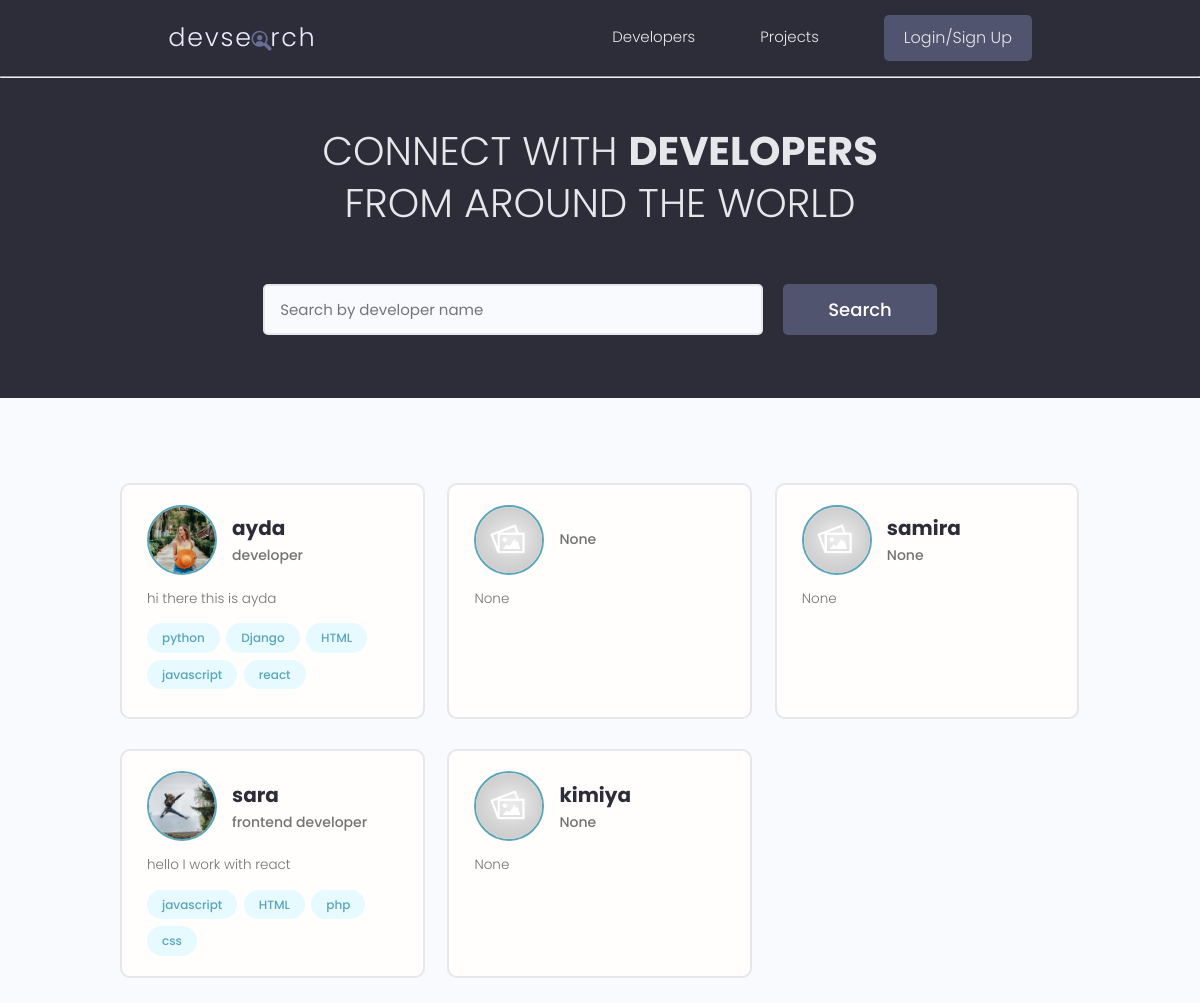
The app's page /, older data.
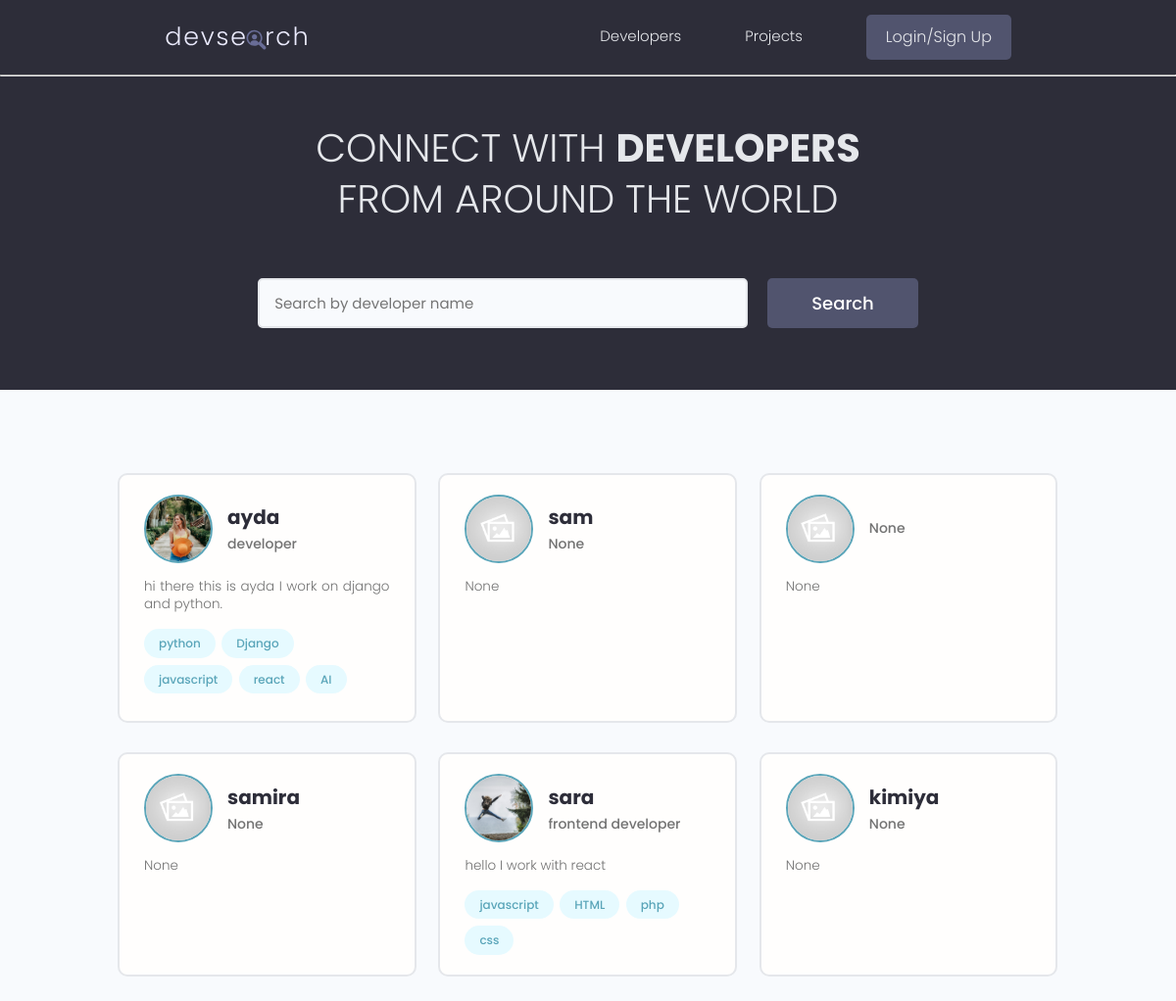
The same page, newer data.
### users/models.py (models this page shows, shortened)
class Profile(models.Model):
    user=models.OneToOneField(User, on_delete=models.CASCADE, null=True, blank=True)
    name=models.CharField(max_length=200, blank=True, null=True)
    username=models.CharField(max_length=200, blank=True, null=True)
    location=models.CharField(max_length=200, blank=True, null=True)
    email=models.EmailField(max_length=500,blank=True, null=True)
    short_intro= models.CharField(max_length=200, blank=True, null=True)
    bio=  models.TextField(blank=True, null=True)
    profile_image= models.ImageField(null=True, blank=True,upload_to='profiles/', default='profiles/default.jpg')
    social_github =models.CharField(max_length=200,blank=True,null=True)
    social_linkedin =models.CharField(max_length=200,blank=True,null=True)
    social_youtube =models.CharField(max_length=200,blank=True,null=True)
    social_website =models.CharField(max_length=200,blank=True,null=True)
    created=models.DateTimeField(auto_now_add=True)
    id= models.UUIDField(default=uuid.uuid4 , unique=True, primary_key=True, editable=False)

class skills(models.Model):
    owner= models.ForeignKey(Profile, on_delete=models.CASCADE, null=True, blank=True)
    name=models.CharField(max_length = 200,null=True, blank=True)
    description=models.TextField(null=True,blank=True)
    created=models.DateTimeField(auto_now_add=True)
    id=models.UUIDField(default=uuid.uuid4, unique=True,primary_key=True,editable=False)

### users/views.py (the view)
# urls.py: path('',views.profiles, name="profiles"),
def profiles(request):
    profiles,search_query=searchProfiles(request)
    context={'profiles':profiles,'search_query':search_query}
    return render(request,'users/profiles.html', context)

### users/utils.py (called while the page is built)
def searchProfiles(request):
    search_query=''
    if request.GET.get('search_query'):
        search_query= request.GET.get('search_query')
    s=skills.objects.filter(name__icontains=search_query)
    profiles=Profile.objects.distinct().filter(Q(name__icontains=search_query)|
    Q(short_intro__icontains=search_query)|
    Q(skills__in=s))
    return profiles, search_query

### users/templates/users/profiles.html (shortened to what this page needs)
{% extends 'main.html' %}
{% block content %}
<main class="home">
    <section class="hero-section text-center">
      <div class="container container--narrow">
        <div class="hero-section__box">
          <h2>CONNECT WITH <span>DEVELOPERS</span></h2>
          <h2>FROM AROUND THE WORLD</h2>
        </div>
        <div class="hero-section__search">
          <form class="form" action="" method="get">
            <div class="form__field">
              <input class="input input--text" id="formInput#search" type="text" value="{{search_query}}" name="search_query"
                placeholder="Search by developer name" />
            </div>
            <input class="btn btn--sub btn--lg" type="submit" value="Search" />
          </form>
        </div>
      </div>
    </section>
    <section class="devlist">
      <div class="container">
        <div class="grid grid--three">
            {% for profile in profiles %}
          <div class="column card">
            <div class="dev">
              <a href="{% url 'user-profile'  profile.id %}" class="card__body">
                <div class="dev__profile">
                  <img class="avatar avatar--md" src="{{profile.profile_image.url}}" alt="image" />
                  <div class="dev__meta">
                    <h3>{{profile.name}}</h3>
                    <h5>{{profile.short_intro|slice:"60"}}</h5>
                  </div>
                </div>
                <p class="dev__info">
                  {{profile.bio|slice:"150"}}
                </p>
                <div class="dev__skills">
                    {% for skill in profile.skills_set.all|slice:"5" %}
                  <span class="tag tag--pill tag--main">
                    <small>{{skill.name}}</small>
                  </span>
                  {% endfor %}
                </div>
              </a>
            </div>
          </div>
          {% endfor %}
        </div>
      </div>
    </section>
  </main>
{% endblock content %}

Row changes from the older to the newer data that the page shows:
removed skills: name "HTML", shown under Profile "ayda"
changed Profile "ayda": bio "hi there this is ayda" → "hi there this is ayda I work on django and python."
added skills: name "AI", shown under Profile "ayda"
added Profile: profile_image (placeholder picture), name "sam", short_intro "None", bio "None"
